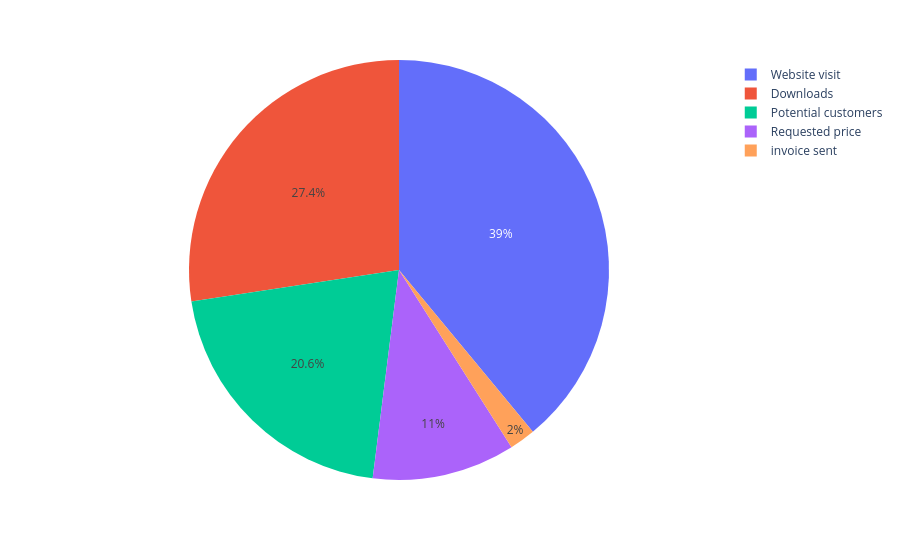

Notebook code cell kept with this figure:
### Code cell
px.pie(data,names='stage',values='number')

### Figure 1 — Plotly figure (JSON) as saved in the notebook; plotly's stock layout.template omitted (floating-point values rounded to 4 significant figures)
{"data": [{"domain": {"x": [0, 1], "y": [0, 1]}, "hovertemplate": "stage=%{label}<br>number=%{value}<extra></extra>", "labels": ["Website visit", "Downloads", "Potential customers", "Requested price", "invoice sent"], "legendgroup": "", "name": "", "showlegend": true, "type": "pie", "values": [39.0, 27.4, 20.6, 11.0, 2.0]}], "layout": {"legend": {"tracegroupgap": 0}, "margin": {"t": 60}}}
